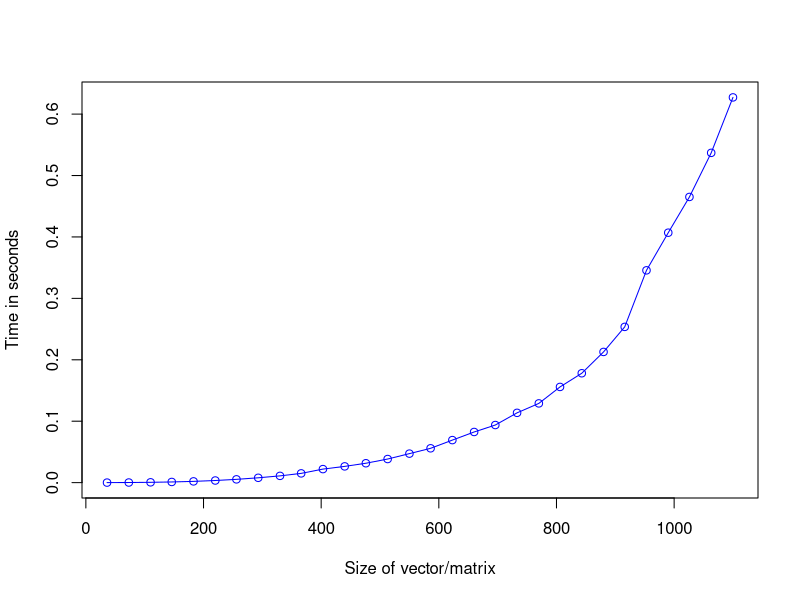
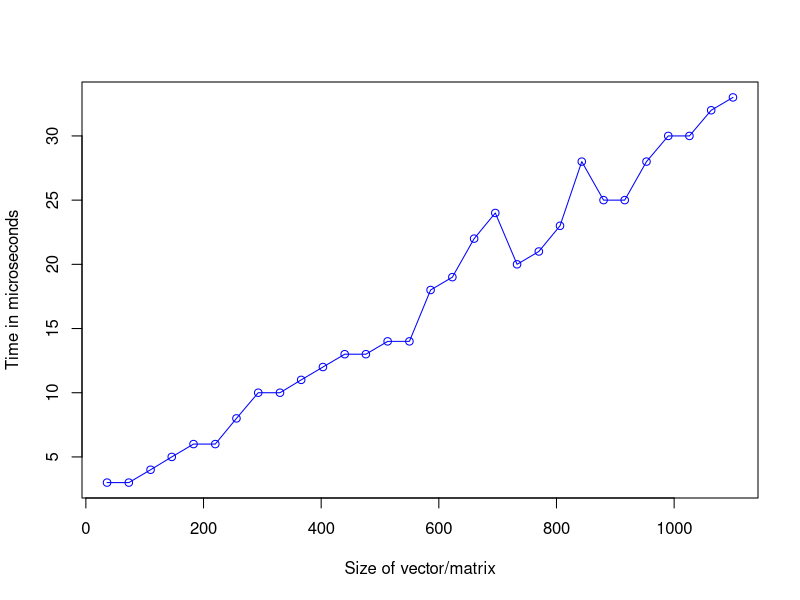

The R script that drew these images, in order:
results = read.csv("lu.txt")

options(scipen=999)

pdf(file="lu.pdf", height=4, width=4, bg="white")

plot(results$time/1000000~results$size, type="o", lty=1, xlab="Size of vector/matrix", ylab="Time in seconds", col="blue")

results = read.csv("tridiag.txt")

options(scipen=999)

pdf(file="tridiag.pdf", height=4, width=4, bg="white")

plot(results$time~results$size, type="o", lty=1, xlab="Size of vector/matrix", ylab="Time in microseconds", col="blue")

dev.off()
